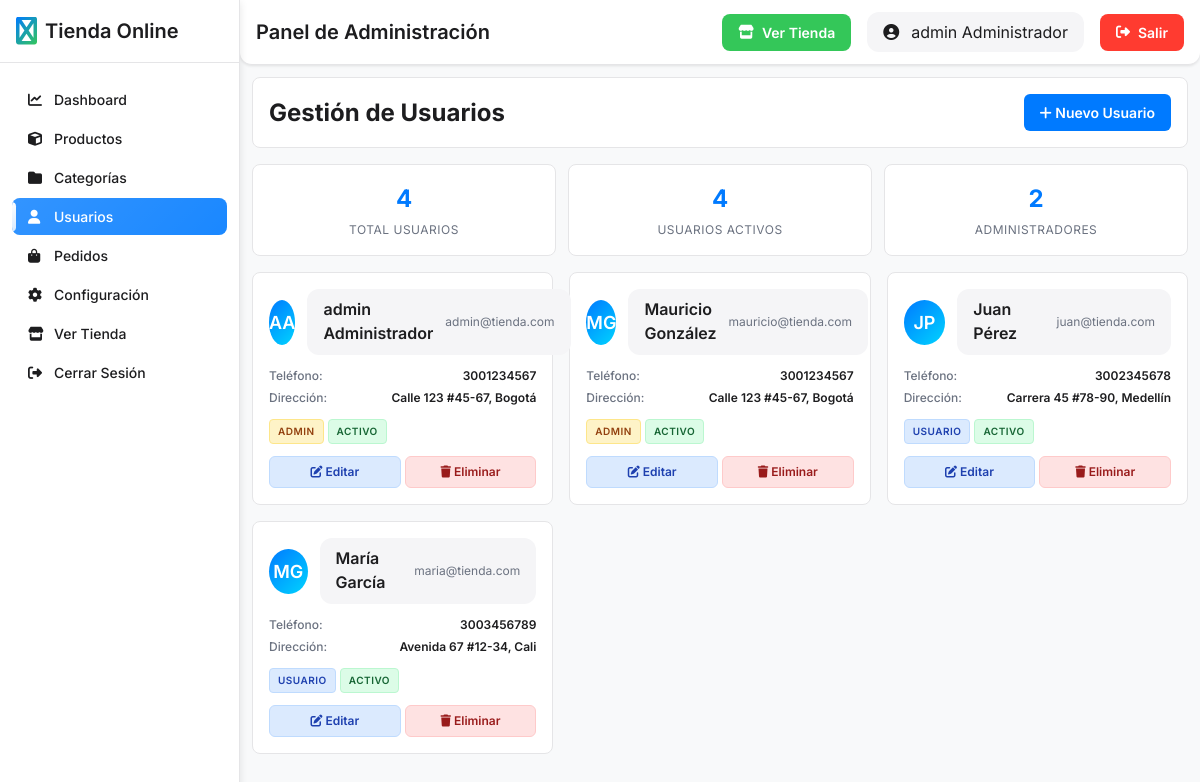
The app's page /admin/usuarios.php (signed in) with its own data.
### tables this page shows
CREATE TABLE usuarios (
    id INT AUTO_INCREMENT PRIMARY KEY,
    nombre VARCHAR(100) NOT NULL,
    apellido VARCHAR(100) NOT NULL,
    email VARCHAR(150) UNIQUE NOT NULL,
    password VARCHAR(255) NOT NULL,
    telefono VARCHAR(20),
    direccion TEXT,
    rol ENUM('admin', 'usuario') DEFAULT 'usuario',
    activo BOOLEAN DEFAULT TRUE,
    fecha_registro TIMESTAMP DEFAULT CURRENT_TIMESTAMP,
    fecha_actualizacion TIMESTAMP DEFAULT CURRENT_TIMESTAMP ON UPDATE CURRENT_TIMESTAMP
);

### models/Usuario.php (called while the page is built, shortened)
<?php
class Usuario {
    private $conn;
    private $table_name = "usuarios";
    public function __construct($db) {
        $this->conn = $db;
    }
    public function getAll() {
        $query = "SELECT id, nombre, apellido, email, telefono, direccion, rol, activo, fecha_registro
                  FROM " . $this->table_name . "
                  ORDER BY fecha_registro DESC";
        $stmt = $this->conn->prepare($query);
        $stmt->execute();
        return $stmt->fetchAll();
    }
    public function getStats() {
        $query = "SELECT
                    COUNT(*) as total_usuarios,
                    SUM(CASE WHEN activo = 1 THEN 1 ELSE 0 END) as usuarios_activos,
                    SUM(CASE WHEN rol = 'admin' THEN 1 ELSE 0 END) as usuarios_admin,
                    SUM(CASE WHEN rol = 'usuario' THEN 1 ELSE 0 END) as usuarios_normales
                  FROM " . $this->table_name;
        $stmt = $this->conn->prepare($query);
        $stmt->execute();
        return $stmt->fetch();
    }
}
?>

### admin/usuarios.php (the view, shortened to what this page needs)
<?php
require_once '../models/Usuario.php';
$database = new Database();
$pdo = $database->getConnection();
$usuario = new Usuario($pdo);
$action = $_GET['action'] ?? 'list';
switch ($action) {
    default:
        $usuarios = $usuario->getAll();
        $usuarios_stats = $usuario->getStats();
        break;
}
include '../views/admin/layout.php';
?>
<?php if ($action === 'create' || $action === 'edit'): ?>
    <div class="form-container">
        <h2><?php echo $action === 'create' ? 'Crear Usuario' : 'Editar Usuario'; ?></h2>
        <form method="POST">
            <div class="form-group">
                <label class="form-label" for="nombre">Nombre</label>
                <input type="text" class="form-input" id="nombre" name="nombre"
                       value="<?php echo $usuario_data['nombre'] ?? ''; ?>" required>
            </div>
            <div class="form-group">
                <label class="form-label" for="apellido">Apellido</label>
                <input type="text" class="form-input" id="apellido" name="apellido"
                       value="<?php echo $usuario_data['apellido'] ?? ''; ?>" required>
            </div>
            <div class="form-group">
                <label class="form-label" for="email">Email</label>
                <input type="email" class="form-input" id="email" name="email"
                       value="<?php echo $usuario_data['email'] ?? ''; ?>" required>
            </div>
            <div class="form-group">
                <label class="form-label" for="password">Contraseña <?php echo $action === 'edit' ? '(dejar vacío para mantener la actual)' : ''; ?></label>
                <input type="password" class="form-input" id="password" name="password"
                       <?php echo $action === 'create' ? 'required' : ''; ?>>
            </div>
            <div class="form-group">
                <label class="form-label" for="telefono">Teléfono</label>
                <input type="tel" class="form-input" id="telefono" name="telefono"
                       value="<?php echo $usuario_data['telefono'] ?? ''; ?>">
            </div>
            <div class="form-group">
                <label class="form-label" for="direccion">Dirección</label>
                <input type="text" class="form-input" id="direccion" name="direccion"
                       value="<?php echo $usuario_data['direccion'] ?? ''; ?>">
            </div>
            <div class="form-group">
                <label class="form-label" for="rol">Rol</label>
                <select class="form-input form-select" id="rol" name="rol" required>
                    <option value="">Seleccionar rol</option>
                    <option value="admin" <?php echo (isset($usuario_data['rol']) && $usuario_data['rol'] === 'admin') ? 'selected' : ''; ?>>Administrador</option>
                    <option value="usuario" <?php echo (isset($usuario_data['rol']) && $usuario_data['rol'] === 'usuario') ? 'selected' : ''; ?>>Usuario</option>
                </select>
            </div>
            <div class="form-group">
                <div class="form-checkbox">
                    <input type="checkbox" id="activo" name="activo"
                           <?php echo (isset($usuario_data['activo']) && $usuario_data['activo']) ? 'checked' : ''; ?>>
                    <label class="form-label" for="activo">Usuario Activo</label>
                </div>
            </div>
            <div class="form-actions">
                <button type="submit" class="btn-save">
                    <i class="fas fa-save"></i> Guardar
                </button>
                <a href="usuarios.php" class="btn-cancel">
                    <i class="fas fa-times"></i> Cancelar
                </a>
            </div>
        </form>
    </div>
<?php else: ?>
    <div class="page-header">
        <h2>Gestión de Usuarios</h2>
        <a href="usuarios.php?action=create" class="btn-create">
            <i class="fas fa-plus"></i> Nuevo Usuario
        </a>
    </div>
    <div class="stats-row">
        <div class="stat-item">
            <div class="stat-number"><?php echo $usuarios_stats['total_usuarios']; ?></div>
            <div class="stat-label">Total Usuarios</div>
        </div>
        <div class="stat-item">
            <div class="stat-number"><?php echo $usuarios_stats['usuarios_activos']; ?></div>
            <div class="stat-label">Usuarios Activos</div>
        </div>
        <div class="stat-item">
            <div class="stat-number"><?php echo $usuarios_stats['usuarios_admin']; ?></div>
            <div class="stat-label">Administradores</div>
        </div>
    </div>
    <div class="users-grid">
        <?php foreach ($usuarios as $user): ?>
            <div class="user-card">
                <div class="user-header">
                    <div class="user-avatar">
                        <?php echo strtoupper(substr($user['nombre'], 0, 1) . substr($user['apellido'], 0, 1)); ?>
                    </div>
                    <div class="user-info">
                        <h3><?php echo htmlspecialchars($user['nombre'] . ' ' . $user['apellido']); ?></h3>
                        <div class="user-email"><?php echo htmlspecialchars($user['email']); ?></div>
                    </div>
                </div>
                <div class="user-details">
                    <div class="detail-row">
                        <span class="detail-label">Teléfono:</span>
                        <span class="detail-value"><?php echo htmlspecialchars($user['telefono'] ?? 'No especificado'); ?></span>
                    </div>
                    <div class="detail-row">
                        <span class="detail-label">Dirección:</span>
                        <span class="detail-value"><?php echo htmlspecialchars($user['direccion'] ?? 'No especificada'); ?></span>
                    </div>
                </div>
                <div class="user-badges">
                    <span class="badge <?php echo $user['rol'] === 'admin' ? 'badge-admin' : 'badge-user'; ?>">
                        <?php echo $user['rol'] === 'admin' ? 'Admin' : 'Usuario'; ?>
                    </span>
                    <span class="badge <?php echo $user['activo'] ? 'badge-success' : 'badge-error'; ?>">
                        <?php echo $user['activo'] ? 'Activo' : 'Inactivo'; ?>
                    </span>
                </div>
                <div class="user-actions">
                    <a href="usuarios.php?action=edit&id=<?php echo $user['id']; ?>"
                       class="btn-action btn-edit">
                        <i class="fas fa-edit"></i> Editar
                    </a>
                    <a href="usuarios.php?action=delete&id=<?php echo $user['id']; ?>"
                       class="btn-action btn-delete"
                       onclick="return confirm('¿Estás seguro de eliminar este usuario?')">
                        <i class="fas fa-trash"></i> Eliminar
                    </a>
                </div>
            </div>
        <?php endforeach; ?>
    </div>
<?php endif; ?>
<?php include '../views/admin/layout_end.php'; ?>

### views/admin/layout.php (style rules this page uses)
* { margin: 0; padding: 0; box-sizing: border-box; }
:root { --primary: #007AFF; --primary-dark: #0056CC; --secondary: #8E8E93; --success: #34C759; --warning: #FF9500; --error: #FF3B30; --gray-50: #F2F2F7; --gray-100: #E5E5EA; --gray-200: #D1D1D6; --gray-300: #C7C7CC; --gray-400: #AEAEB2; --gray-500: #8E8E93; --gray-600: #636366; --gray-700: #48484A; --gray-800: #3A3A3C; --gray-900: #1C1C1E; --white: #FFFFFF; }
body { font-family: 'Inter', -apple-system, BlinkMacSystemFont, sans-serif; background: #f8f9fa; color: #1d1d1f; line-height: 1.5; overflow-x: hidden; margin: 0; padding: 0; }
.user-info { display: flex; align-items: center; gap: 0.75rem; color: #1d1d1f; background: #f5f5f7; padding: 0.5rem 1rem; border-radius: 12px; transition: all 0.3s ease; position: relative; z-index: 1; }
.badge { padding: 0.25rem 0.75rem; border-radius: 20px; font-size: 0.75rem; font-weight: 600; text-transform: uppercase; letter-spacing: 0.5px; }
.badge-success { background: #dcfce7; color: #166534; border: 1px solid #bbf7d0; }

### admin/usuarios.php (style rules this page uses)
.page-header { display: flex; justify-content: space-between; align-items: center; margin-bottom: 1rem; padding: 1rem; background: #ffffff; border-radius: 8px; border: 1px solid #e5e5e7; }
.stats-row { display: grid; grid-template-columns: repeat(auto-fit, minmax(150px, 1fr)); gap: 0.75rem; margin-bottom: 1rem; }
.stat-item { background: #ffffff; padding: 1rem; border-radius: 8px; border: 1px solid #e5e5e7; text-align: center; transition: all 0.2s ease; }
.stat-number { font-size: 1.5rem; font-weight: 700; color: #007AFF; margin-bottom: 0.25rem; }
.stat-label { font-size: 0.75rem; color: #6b7280; text-transform: uppercase; letter-spacing: 0.5px; }
.users-grid { display: grid; grid-template-columns: repeat(auto-fill, minmax(280px, 1fr)); gap: 1rem; margin-bottom: 1rem; }
.user-card { background: #ffffff; border-radius: 8px; border: 1px solid #e5e5e7; padding: 1rem; transition: all 0.2s ease; position: relative; }
.user-header { display: flex; align-items: center; gap: 0.75rem; margin-bottom: 0.75rem; }
.user-avatar { width: 45px; height: 45px; border-radius: 50%; background: linear-gradient(135deg, #007AFF, #00D4FF); display: flex; align-items: center; justify-content: center; color: white; font-weight: 600; font-size: 1.125rem; }
.user-info h3 { font-size: 1rem; font-weight: 600; color: #1d1d1f; margin: 0 0 0.125rem 0; }
.user-email { font-size: 0.75rem; color: #6b7280; }
.user-details { margin-bottom: 0.75rem; }
.detail-row { display: flex; justify-content: space-between; margin-bottom: 0.25rem; font-size: 0.75rem; }
.detail-label { color: #6b7280; font-weight: 500; }
.detail-value { color: #1d1d1f; font-weight: 600; }
.user-badges { display: flex; gap: 0.25rem; margin-bottom: 0.75rem; }
.badge { padding: 0.25rem 0.5rem; border-radius: 4px; font-size: 0.625rem; font-weight: 600; text-transform: uppercase; letter-spacing: 0.5px; }
.badge-admin { background: #fef3c7; color: #92400e; border: 1px solid #fde68a; }
.badge-user { background: #dbeafe; color: #1e40af; border: 1px solid #bfdbfe; }
.badge-success { background: #dcfce7; color: #166534; border: 1px solid #bbf7d0; }
.user-actions { display: flex; gap: 0.25rem; }
.btn-action { flex: 1; padding: 0.375rem; border-radius: 6px; text-decoration: none; font-weight: 600; transition: all 0.2s ease; font-size: 0.75rem; text-align: center; }
.btn-edit { background: #dbeafe; color: #1e40af; border: 1px solid #bfdbfe; }
.btn-delete { background: #fee2e2; color: #991b1b; border: 1px solid #fecaca; }
.btn-create { background: #007AFF; color: #ffffff; padding: 0.5rem 1rem; border-radius: 6px; text-decoration: none; font-weight: 600; transition: all 0.2s ease; font-size: 0.875rem; }

### records on screen
usuarios: nombre+apellido "AA", nombre+apellido "admin Administrador", email "admin@tienda.com", telefono "3001234567", direccion "Calle 123 #45-67, Bogotá", rol "ADMIN", activo "ACTIVO"
usuarios: nombre+apellido "MG", nombre+apellido "Mauricio González", email "mauricio@tienda.com", telefono "3001234567", direccion "Calle 123 #45-67, Bogotá", rol "ADMIN", activo "ACTIVO"
usuarios: nombre+apellido "JP", nombre+apellido "Juan Pérez", email "juan@tienda.com", telefono "3002345678", direccion "Carrera 45 #78-90, Medellín", rol "USUARIO", activo "ACTIVO"
usuarios: nombre+apellido "MG", nombre+apellido "María García", email "maria@tienda.com", telefono "3003456789", direccion "Avenida 67 #12-34, Cali", rol "USUARIO", activo "ACTIVO"

### other values on screen
$page_title "Panel de Administración"
$_SESSION['user_name'] "admin Administrador"
$usuarios_stats['total_usuarios'] "4"
$usuarios_stats['usuarios_activos'] "4"
$usuarios_stats['usuarios_admin'] "2"
